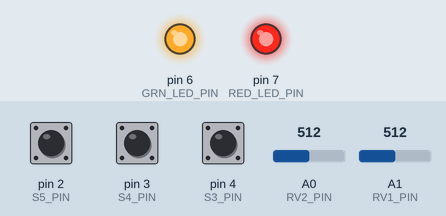
Simulated run of this sketch. Board: Arduino Uno, built with avr-gcc and run on an emulated ATmega328P. Parts: output pins drawn as LEDs (lit = HIGH). The inputs (shaded band) are chosen by the test bench; at power-on: pin 2 (S5_PIN) HIGH, pin 3 (S4_PIN) HIGH, pin 4 (S3_PIN) HIGH, A0 (RV2_PIN) = 512, A1 (RV1_PIN) = 512. MIDI output is not drawn; random numbers use the default seed unless the sketch sets one.

Above: at 1.2 s.
1.3 s: pin 2 (S5_PIN) pulled LOW for 0.15 s
At 1.9 s:
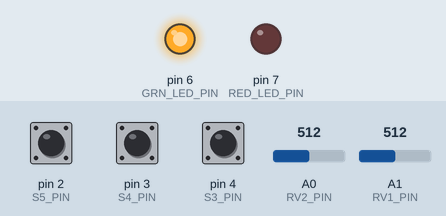
2.9 s: pin 3 (S4_PIN) pulled LOW for 0.15 s
At 4.1 s:
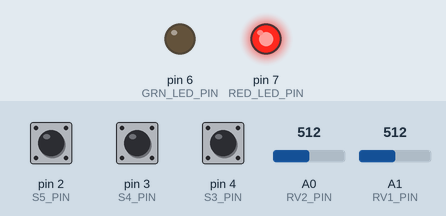
4.5 s: pin 2 (S5_PIN) pulled LOW for 1 s
At 5.5 s:
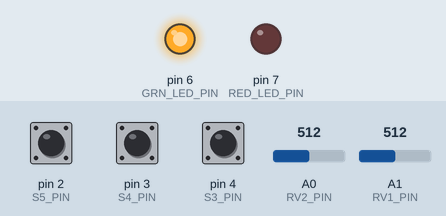
7.0 s: pin 3 (S4_PIN) pulled LOW for 1 s
At 7.4 s:
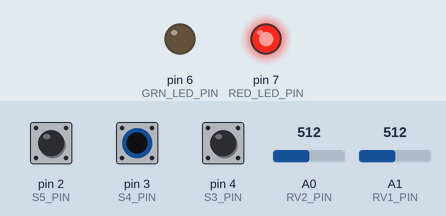
Timing chart, 0 to 10.0 s (numbered marks = the images above; inputs shaded):
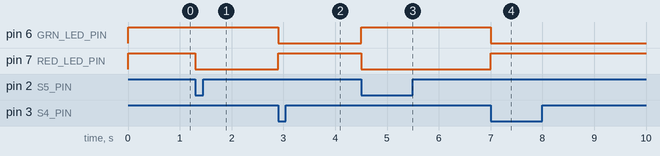

Measured:
- after the input at 1.3 s, pin 7 (RED_LED_PIN): HIGH → LOW at once
- after the input at 2.9 s, pin 6 (GRN_LED_PIN): HIGH → LOW at once; pin 7 (RED_LED_PIN): LOW → HIGH at once
- after the input at 4.5 s, pin 6 (GRN_LED_PIN): LOW → HIGH at once; pin 7 (RED_LED_PIN): HIGH → LOW at once
- after the input at 7.0 s, pin 6 (GRN_LED_PIN): HIGH → LOW at once; pin 7 (RED_LED_PIN): LOW → HIGH at once

The sketch:

random-cc.ino
```cpp
#include <MIDI.h>

MIDI_CREATE_DEFAULT_INSTANCE();

byte MIDI_CH = 1;

// button pins
byte S3_PIN = 4;
byte S4_PIN = 3;
byte S5_PIN = 2;

// pot pins
byte RV1_PIN = A1;
byte RV2_PIN = A0;

// LED pins
byte GRN_LED_PIN = 6;
byte RED_LED_PIN = 7;

// declare read state
bool S3_STATE = 1;
bool S4_STATE = 1;
bool S5_STATE = 1;
int RV1_STATE = 0;
int RV2_STATE = 0;

// 0 = offset (no LEDs)
// 1 = depth (green LED)
// 2 = CC (red LED)
byte RV1_edit_mode = 0;
int offset = 0;
int depth = 127;

// 74 is commonly the CC for filter cutoff
byte cc = 74;

int MIN_SPEED = 60;
int MAX_SPEED = 1000;
int speed = MAX_SPEED;

unsigned long last_cc_sent = 0;

int read_and_map(byte pin) {
  int read = analogRead(pin);
  return map(read, 0, 1023, 0, 127);
}

// code that runs at the beginning of the script
void setup() {
  MIDI.begin(MIDI_CHANNEL_OMNI);

  // set pin modes
  pinMode(S3_PIN, INPUT_PULLUP);
  pinMode(S4_PIN, INPUT_PULLUP);
  pinMode(S5_PIN, INPUT_PULLUP);
  pinMode(RV1_PIN, INPUT);
  pinMode(RV2_PIN, INPUT);
  pinMode(GRN_LED_PIN, OUTPUT);
  pinMode(RED_LED_PIN, OUTPUT);

  // initialize read state
  S3_STATE = digitalRead(S3_PIN);
  S4_STATE = digitalRead(S4_PIN);
  S5_STATE = digitalRead(S5_PIN);
  RV1_STATE = read_and_map(RV1_PIN);
  RV2_STATE = read_and_map(RV2_PIN);

  // turn off LEDs
  digitalWrite(GRN_LED_PIN, HIGH);
  digitalWrite(RED_LED_PIN, HIGH);
}

// code that runs on each update loop of the script
void loop() {
  // read pins
  bool S3_READ = digitalRead(S3_PIN);
  bool S4_READ = digitalRead(S4_PIN);
  bool S5_READ = digitalRead(S5_PIN);
  int RV1_READ = read_and_map(RV1_PIN);
  int RV2_READ = read_and_map(RV2_PIN);

  byte old_RV1_edit_mode = RV1_edit_mode;

  // update edit state if button change detected
  if (S3_READ != S3_STATE) {
    S3_STATE = S3_READ;
    // set RV1_edit_mode to offset
    if (S3_STATE == LOW) {
      RV1_edit_mode = 0;
    }
  }

  if (S4_READ != S4_STATE) {
    S4_STATE = S4_READ;
    // set RV1_edit_mode to depth
    if (S4_STATE == LOW) {
      RV1_edit_mode = 1;
    }
  }

  if (S5_READ != S5_STATE) {
    S5_STATE = S5_READ;
    // set RV1_edit_mode to offset
    if (S5_STATE == LOW) {
      RV1_edit_mode = 2;
    }
  }

  // watch for changes to edit mode and update LEDs
  if (old_RV1_edit_mode != RV1_edit_mode) {
      digitalWrite(GRN_LED_PIN, RV1_edit_mode != 1);
      digitalWrite(RED_LED_PIN, RV1_edit_mode != 2);
  }

  // if RV1 changes, look at the edit mode
  // to determine which setting should be updated
  if (RV1_READ != RV1_STATE) {
    RV1_STATE = RV1_READ;
    if (RV1_edit_mode == 0) {
      offset = RV1_STATE;
    } else if (RV1_edit_mode == 1) {
      depth = RV1_STATE;
    } else if (RV1_edit_mode == 2) {
      cc = RV1_STATE;
    }
  }

  // use RV2 to update the speed of the interval
  if (RV2_READ != RV2_STATE) {
    RV2_STATE = RV2_READ;
    // we map pot reads from 0-1023 to 0-127 for MIDI
    // but now we're mapping 0-127 to MIN/MAX_SPEED
    speed = map(RV2_STATE, 0, 127, MIN_SPEED, MAX_SPEED);
  }

  // 1. check the current time
  // 2. compare it to the last time we sent a message
  // 3. if we're past our interval, send a new message
  unsigned long now = millis();
  if (now - last_cc_sent > speed) {
    last_cc_sent = now;
    // max is offset + depth, as long as it's between 0 and 127
    int max_val = constrain(offset + depth, 0, 127);
    int rand_val = random(offset, max_val);
    // sendControlChange(CC, value, channel)
    MIDI.sendControlChange(cc, rand_val, MIDI_CH);
  }
}
```
